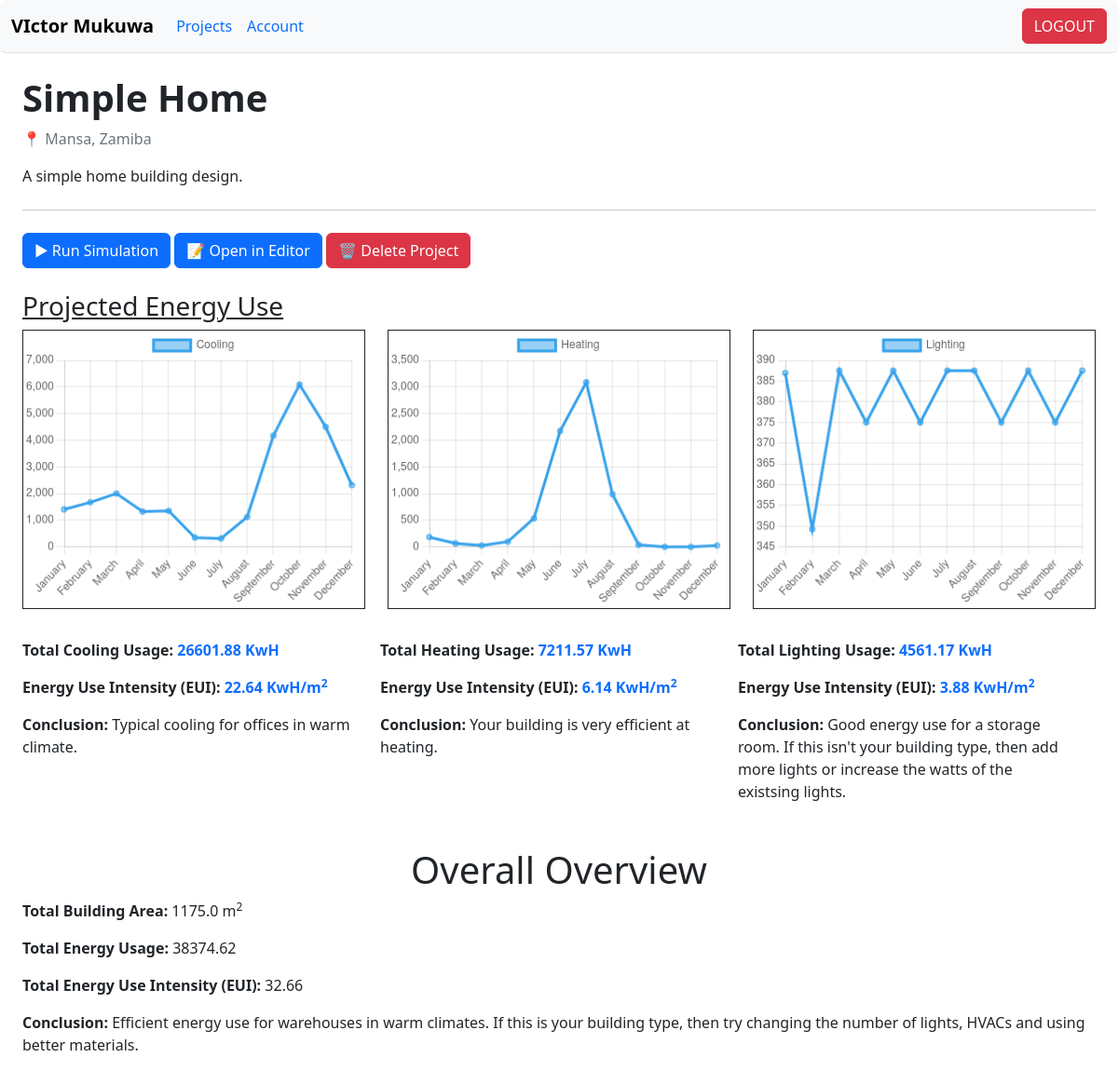
The app's page /user/project_details/641a564d-44b3-4218-af93-8626d0f3e752 (signed in) with its own data.
### user/models.py (models this page shows)
class User(AbstractUser):
    email = models.EmailField(unique=True)
    username = None
    USERNAME_FIELD = "email"
    REQUIRED_FIELDS = ['firstname', 'lastname']

### editor/models.py (models this page shows)
class BuildingProject(models.Model):
    user = models.ForeignKey(settings.AUTH_USER_MODEL, on_delete=models.CASCADE)
    creation_date = models.DateTimeField(default=timezone.now)
    published = models.BooleanField(default=False)
    data = models.JSONField()
    info = models.TextField()
    location = models.CharField(
        max_length=100,
        choices = [("Chipata", "Chipata"), ("Choma", "Choma"), ("Isoka", "Isoka"), ("Kabompo", "Kabompo"), ("Kabwe", "Kabwe"), ("Kafironda", "Kafironda"), ("Kafue", "Kafue"), ("Kalabo", "Kalabo"), ("Kaoma", "Kaoma"), ("Kasama", "Kasama"), ("Kasempa", "Kasempa"), ("Kawambwa", "Kawambwa"), ("Livingstone", "Livingstone"), ("Lundazi", "Lundazi"), ("Lusaka", "Lusaka"), ("Magoye", "Magoye"), ("Mansa", "Mansa"), ("Mbala", "Mbala"), ("Mfuwe", "Mfuwe"), ("Misamfu", "Misamfu"), ("Mkushi", "Mkushi"), ("Mongu", "Mongu"), ("Mount Makulu", "Mount Makulu"), ("Mpika", "Mpika"), ("Msekera", "Msekera"), ("Mumbwa", "Mumbwa"), ("Petauke", "Petauke"), ("Samya", "Samya"), ("Senanga", "Senanga"), ("Serenje", "Serenje"), ("Sesheke", "Sesheke"), ("Solwezi", "Solwezi"), ("Zambezi", "Zambezi")]
    )
    name = models.TextField()
    simulation_results = models.JSONField(null=True)
    uuid = models.TextField()

### user/views.py (the view)
# urls.py: path("project_details/<str:project_uuid>" , views.project_details , name="project_details"),
@login_required(login_url="user:logout")
def project_details(request, project_uuid:str):
    user = request.user
    project = None
    all_user_projects = user.buildingproject_set.filter(uuid=project_uuid)
    if all_user_projects.count() > 0:
        project = all_user_projects.first()
    else:
        messages.error(request, "Given project no longer exists.")
        return redirect(reverse("user:dashboard"))
    ctx = {
        "user": user,
        "project": project
    }
    return render(request, "user/project_details.html", ctx)

### user/templates/user/project_details.html (shortened to what this page needs)
{% extends "user/dashboard_base.html" %}
{% load static %}
{% block content %}
    <div class="container-fluid">
        <div class="my-4">
            <p class="fw-bolder h1">{{project.name}}</p>
            <p class="text-secondary">📍 {{project.location}}, Zamiba</p>
            <p class="">{{project.info}}</p>
        </div>
        <hr/>
        <div class="my-4">
            <a class="btn btn-primary" href="{% url 'editor:run_simulation' project.uuid %}">▶ Run Simulation</a>
            <a class="btn btn-primary" href="{% url 'editor:index' project.uuid %}">📝 Open in Editor</a>
            <a class="btn btn-danger" href="{% url 'user:delete_project' project.uuid %}">🗑 Delete Project</a>
        </div>
        <p class="h3" id="summary_text" ><u>Projected Energy Use</u></p>
        {% if not project.simulation_results %}
            <p>No data</p>
        {% else %}
            <div class="mb-4 row">
                <div class="col-4">
                    <canvas class="border border-dark" id="cooling_chart" style="height:300px; width:100%;"></canvas>
                </div>
                <div class="col-4">
                    <canvas class="border border-dark" id="heating_chart" style="height:300px; width:100%;"></canvas>
                </div>
                <div class="col-4">
                    <canvas class="border border-dark" id="lighting_chart" style="height:300px; width:100%"></canvas>
                </div>
            </div>
            <script>
                let simulation_results = document.getElementById("project_simulation_results").innerHTML;
                if(simulation_results != null){
                    simulation_results = JSON.parse(simulation_results);
                    new Chart("cooling_chart", {
                        type: "line",
                        data:{
                            labels: ["January", "February", "March", "April", "May", "June", "July", "August", "September", "October", "November", "December"],
                            datasets: [
                                {
                                    label: "Cooling",
                                    data: simulation_results['monthly_cooling']
                                }
                            ]
                        }
                    });
                    new Chart("heating_chart", {
                        type: "line",
                        data:{
                            labels: ["January", "February", "March", "April", "May", "June", "July", "August", "September", "October", "November", "December"],
                            datasets: [
                                {
                                    label: "Heating",
                                    data: simulation_results['monthly_heating']
                                }
                            ]
                        }
                    });
                    new Chart("lighting_chart", {
                        type: "line",
                        data:{
                            labels: ["January", "February", "March", "April", "May", "June", "July", "August", "September", "October", "November", "December"],
                            datasets: [
                                {
                                    label: "Lighting",
                                    data: simulation_results['monthly_lighting']
                                }
                            ]
                        }
                    });
                }
            </script>
        {% endif %}
        <div class="mb-4 row py-2">
            <div class="row">
                <div class="col">
                    {% if project.simulation_results  and  project.simulation_results.total_cooling %}
                        <p class="fw-bold">Total Cooling Usage: <span class="text-primary">{{project.simulation_results.total_cooling}} KwH</span></p>
                        <p class="fw-bold">Energy Use Intensity (EUI): <span class="text-primary">{{project.simulation_results.cooling_EUI}} KwH/m<sup>2</sup></span></p>
                        <p><span class="fw-bold">Conclusion:</span>
                            {% if project.simulation_results.cooling_EUI < 5 %}
                                <span>Not enough cooling, add more HVACs or add more insulation to the walls materials.</span>
                            {% elif project.simulation_results.cooling_EUI < 15 %}
                                <span>Your building is very efficient at cooling. </span>
                            {% elif project.simulation_results.cooling_EUI < 40 %}
                                <span>Typical cooling for offices in warm climate.</span>
                            {% elif project.simulation_results.cooling_EUI < 80 %}
                                <span>High energy usage for cooling.  Possibly too many hvacs or poor insulation.</span>
                            {% elif project.simulation_results.cooling_EUI > 80 %}
                                <span>Very high energy for cooling.  Possibly too many hvacs or poor insulation.</span>
                            {% endif %}
                        </p>
                    {% endif %}
                </div>
                <div class="col">
                    {% if project.simulation_results  and  project.simulation_results.total_heating %}
                        <p class="fw-bold">Total Heating Usage: <span class="text-primary">{{project.simulation_results.total_heating}} KwH</span></p>
                        <p class="fw-bold">Energy Use Intensity (EUI): <span class="text-primary">{{project.simulation_results.heating_EUI}} KwH/m<sup>2</sup></span></p>
                        <p><span class="fw-bold">Conclusion:</span>
                            {% if project.simulation_results.heaing_EUI < 5 %}
                                <span>Not enough heating, add more HVACs or add more insulation to the walls materials.</span>
                            {% elif project.simulation_results.heating_EUI < 15 %}
                                <span>Your building is very efficient at heating.</span>
                            {% elif project.simulation_results.heating_EUI < 50 %}
                                <span>Typical heating for temperate climates.</span>
                            {% elif project.simulation_results.heating_EUI < 100 %}
                                <span>High heating energy usage.Typical heating for cold climates.</span>
                            {% elif project.simulation_results.heating_EUI > 100 %}
                                <span>Very high energy usage for heating. Likely cause is poor insulation.</span>
                            {% endif %}
                        </p>
                    {% endif %}
                </div>
                <div class="col">
                    {% if project.simulation_results  and  project.simulation_results.total_lighting %}
                        <div>
                            <p class="fw-bold">Total Lighting Usage: <span class="text-primary">{{project.simulation_results.total_lighting}} KwH</span></p>
                            <p class="fw-bold">Energy Use Intensity (EUI): <span class="text-primary">{{project.simulation_results.lighting_EUI}} KwH/m<sup>2</sup></span></p>
                            <p><span class="fw-bold">Conclusion:</span>
                            {% if project.simulation_results.lighting_EUI < 2 %}
                                    <span class="">Your building isn't using enough lighting. Try adding more lights or increase the wattage of the existsing lights.</span>
                                {% elif project.simulation_results.lighting_EUI < 8 %}
                                    <span>Good energy use for a storage room. If this isn't your building type, then add more lights or increase the watts of the existsing lights.</span>
                                {% elif project.simulation_results.lighting_EUI < 35 %}
                                    <span>Good energy use for a modern office or school. If this isn't your building type, then add more lights or increase the watts of the existsing lights.</span>
                                {% elif project.simulation_results.lighting_EUI < 70 %}
                                    <span>Good energy use for a Hospital, Museum, Gallery, Retail and Supermakets. If this isn't your building type, then add more lights or increase the watts of the existsing lights.</span>
                                {% elif project.simulation_results.lighting_EUI < 90 %}
                                    <span>Normal energy use for buildings with long operating hours and high power density. If this isn't your building type, then add more lights or increase the watts of the existsing lights.</span>
                                {% elif project.simulation_results.lighting_EUI > 90 %}
                                    <span>High energy use. Check for too many bulbs and too high wattage of the lights.</span>
                                {% endif %}
                            </p>
                        </div>
                    {% endif %}
                </div>
            </div>
        </div>
        <div>
            <h1 class="text-center">Overall Overview</h1>
                {% if project.simulation_results  and  project.simulation_results.total_EUI %}
                    <p><span class="fw-bold">Total Building Area: </span>{{project.simulation_results.area}} m<sup>2</sup></p>
                    <p><span class="fw-bold">Total Energy Usage: </span>{{project.simulation_results.total_energy}}</p>
                    <p><span class="fw-bold">Total Energy Use Intensity (EUI): </span>{{project.simulation_results.total_EUI}}</p>
                    {% if project.simulation_results.total_EUI < 30 %}
                        <p><span class="fw-bold">Conclusion:</span> Overall efficient energy use for warm climates.</p>
                    {% elif project.simulation_results.total_EUI < 50 %}
                        <p><span class="fw-bold">Conclusion:</span> Efficient energy use for warehouses in warm climates. If this is your building type, then try changing the number of lights, HVACs and using better materials.</p>
                    {% elif project.simulation_results.total_EUI < 100 %}
                        <p><span class="fw-bold">Conclusion:</span> Efficient energy use for offices and schools in warm climates. If this is your building type, then try changing the number of lights, HVACs and using better materials.</p>
                    {% elif project.simulation_results.total_EUI < 250 %}
                        <p><span class="fw-bold">Conclusion:</span> Efficient energy use for hospitals in warm climates. If this is your building type, then try changing the number of lights, HVACs and using better materials.</p>
                    {% else %}
                        <p><span class="fw-bold">Conclusion:</span> High energy use for warm climates, try changing the number of lights, HVACs and using better materials.</p>
                    {% endif %}
                {% else %}
                    <p>No Data.</p>
                {% endif %}
        </div>
    </div>
{% endblock %}

### user/templates/user/dashboard_base.html (shortened to what this page needs)
{% load static %}
<!DOCTYPE html>
<html>
    <head>
        <link href="{% static 'bootstrap-5.3.3/css/bootstrap.min.css' %}" rel="stylesheet" />
    </head>
    <body>
        <nav class="border-bottom navbar navbar-expand-lg bg-body-tertiary rounded" aria-label="Eleventh navbar example">
            <div class="container-fluid">
                <a class="fw-bolder navbar-brand" href="#">{{user.first_name}} {{user.last_name}}</a>
                <div class="collapse navbar-collapse" id="navbarsExample09">
                    <ul class="navbar-nav me-auto mb-2 mb-lg-0">
                        <li class="nav-item">
                            <a class="link-primary nav-link" aria-current="page" href="{% url 'user:dashboard' %}">Projects</a>
                        </li>
                        <li class="nav-item">
                            <a class="link-primary nav-link" href="{% url 'user:account' %}">Account</a>
                        </li>
                    </ul>
                    <div>
                        <a class="btn btn-danger" href="{% url 'user:logout' %}">LOGOUT</a>
                    </div>
                </div>
            </div>
        </nav>
        <main class="container-fluid">
            {% block content %}{% endblock %}
        </main>
    </body>
</html>

### records on screen
User: first_name "VIctor", last_name "Mukuwa"
BuildingProject: name "Simple Home", location "Mansa", info "A simple home building design.", simulation_results.total_cooling "26601.88", simulation_results.cooling_EUI "22.64", simulation_results.total_heating "7211.57", simulation_results.heating_EUI "6.14", simulation_results.total_lighting "4561.17", simulation_results.lighting_EUI "3.88", simulation_results.area "1175.0", simulation_results.total_energy "38374.62", simulation_results.total_EUI "32.66"
